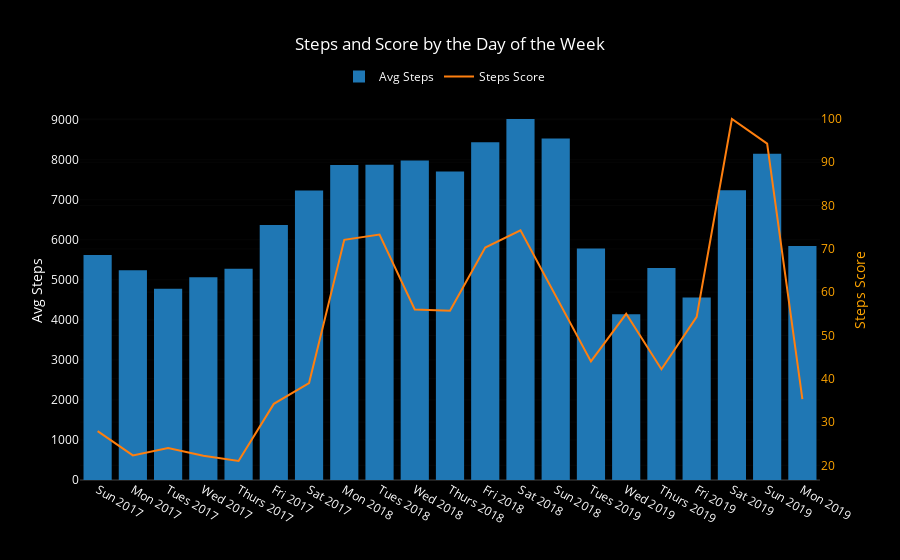

Notebook code for this chart:
### Code cell
bars = go.Bar(x=dow_df.weekday_year, y=dow_df.mean_steps,
              name='Avg Steps', yaxis='y1')

score_line = go.Scatter(x=dow_df.weekday_year, y=dow_df.steps_score,
                        name='Steps Score', yaxis='y2')

layout = go.Layout({'plot_bgcolor': 'black', 'paper_bgcolor': 'black', 'font': {'color': 'white'},
                    'title': 'Steps and Score by the Day of the Week ', 'yaxis': {'title': 'Avg Steps'},
                    'legend': {'orientation': 'h', 'x': .35, 'y': 1.1},
                    'yaxis2': {'title': 'Steps Score', 'titlefont': {'color': 'orange'},
                               'tickfont': {'color': 'orange'}, 'overlaying': 'y',
                               'side': 'right'},
                   'xaxis': {'type': '-'}})

data = [bars, score_line]
fig = go.Figure(data=data, layout=layout)
iplot(fig)

### Figure 1 — Plotly figure (JSON) as saved in the notebook; plotly's stock layout.template omitted (floating-point values rounded to 4 significant figures)
{"data": [{"name": "Avg Steps", "type": "bar", "uid": "505e1490-2a48-4996-8f27-5d8937257732", "x": ["Sun 2017", "Mon 2017", "Tues 2017", "Wed 2017", "Thurs 2017", "Fri 2017", "Sat 2017", "Mon 2018", "Tues 2018", "Wed 2018", "Thurs 2018", "Fri 2018", "Sat 2018", "Sun 2018", "Tues 2019", "Wed 2019", "Thurs 2019", "Fri 2019", "Sat 2019", "Sun 2019", "Mon 2019"], "y": [5620.0, 5239.0, 4778.0, 5062.0, 5277.0, 6368.0, 7233.0, 7869.0, 7875, 7984.0, 7707.0, 8439.0, 9018.0, 8533.0, 5783.0, 4141.0, 5296.0, 4560.0, 7236.0, 8153.0, 5842.0], "yaxis": "y"}, {"name": "Steps Score", "type": "scatter", "uid": "47ab312f-113c-4022-a55d-1511e7c8c077", "x": ["Sun 2017", "Mon 2017", "Tues 2017", "Wed 2017", "Thurs 2017", "Fri 2017", "Sat 2017", "Mon 2018", "Tues 2018", "Wed 2018", "Thurs 2018", "Fri 2018", "Sat 2018", "Sun 2018", "Tues 2019", "Wed 2019", "Thurs 2019", "Fri 2019", "Sat 2019", "Sun 2019", "Mon 2019"], "y": [27.9, 22.3, 24, 22.2, 21, 34.2, 39, 72.1, 73.3, 56, 55.7, 70.3, 74.3, 59, 44, 55, 42.2, 54.3, 100, 94.3, 35.3], "yaxis": "y2"}], "layout": {"font": {"color": "white"}, "legend": {"orientation": "h", "x": 0.35, "y": 1.1}, "paper_bgcolor": "black", "plot_bgcolor": "black", "title": {"text": "Steps and Score by the Day of the Week "}, "xaxis": {"type": "-"}, "yaxis": {"title": {"text": "Avg Steps"}}, "yaxis2": {"overlaying": "y", "side": "right", "tickfont": {"color": "orange"}, "title": {"font": {"color": "orange"}, "text": "Steps Score"}}}}
